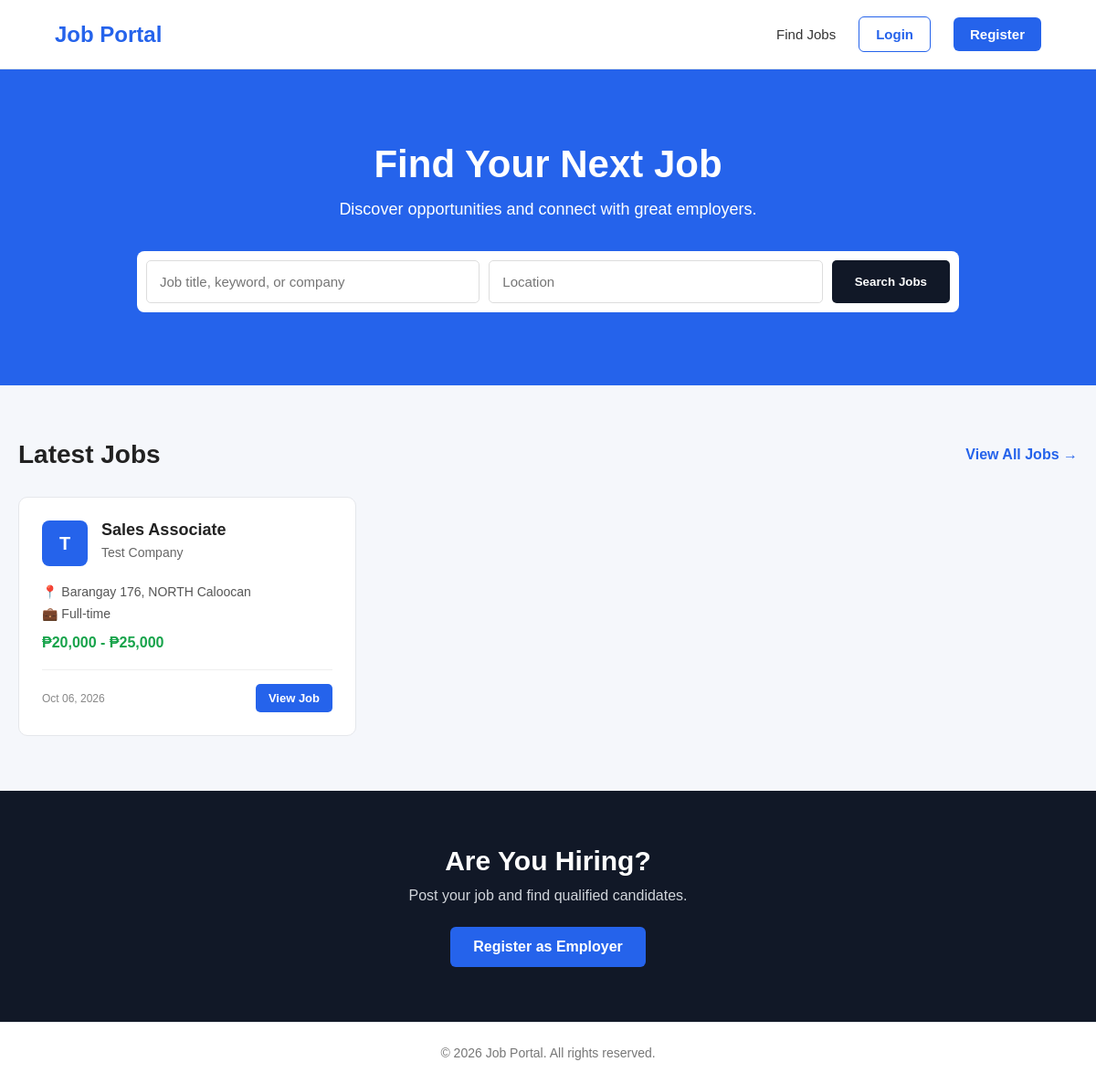
Before: /c_jobs/index.php with the older database file.
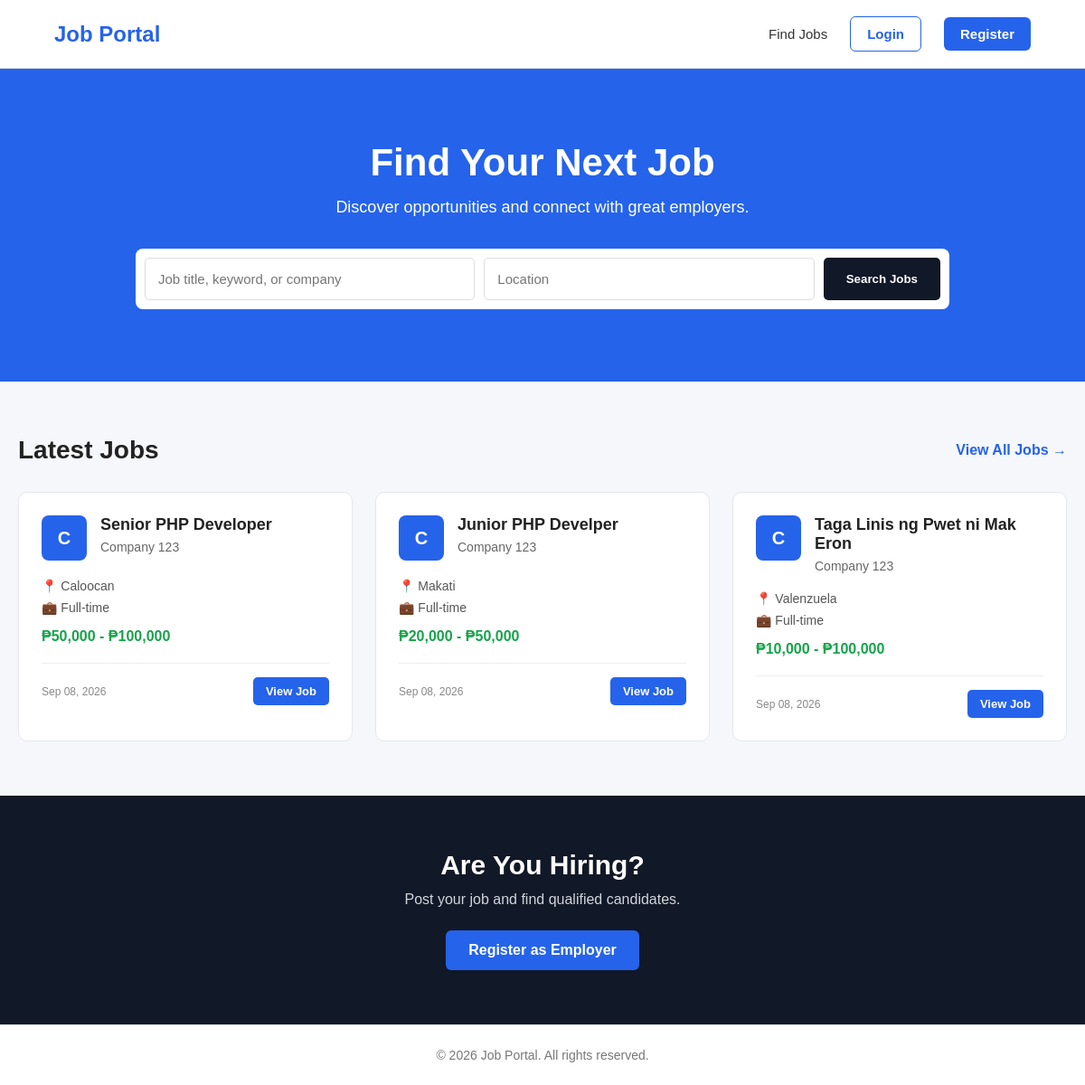
After: the same page with the newer database file.
### tables this page shows
CREATE TABLE `jobs` (
  `id` int(10) UNSIGNED NOT NULL,
  `employer_id` int(10) UNSIGNED NOT NULL,
  `job_title` varchar(255) NOT NULL,
  `description` text NOT NULL,
  `requirements` text DEFAULT NULL,
  `location` varchar(255) DEFAULT NULL,
  `employment_type` enum('Full-time','Part-time','Contract','Internship','Freelance') NOT NULL DEFAULT 'Full-time',
  `salary_min` decimal(12,2) DEFAULT NULL,
  `salary_max` decimal(12,2) DEFAULT NULL,
  `is_remote` tinyint(1) NOT NULL DEFAULT 0,
  `status` enum('pending','approved','rejected','closed') NOT NULL DEFAULT 'pending',
  `application_deadline` date DEFAULT NULL,
  `created_at` timestamp NOT NULL DEFAULT current_timestamp(),
  `updated_at` timestamp NOT NULL DEFAULT current_timestamp() ON UPDATE current_timestamp()
);

CREATE TABLE `employers` (
  `id` int(10) UNSIGNED NOT NULL,
  `user_id` int(10) UNSIGNED NOT NULL,
  `company_name` varchar(255) NOT NULL,
  `company_description` text DEFAULT NULL,
  `company_logo` varchar(255) DEFAULT NULL,
  `contact_person` varchar(150) DEFAULT NULL,
  `contact_number` varchar(50) DEFAULT NULL,
  `address` varchar(255) DEFAULT NULL,
  `created_at` timestamp NOT NULL DEFAULT current_timestamp(),
  `updated_at` timestamp NOT NULL DEFAULT current_timestamp() ON UPDATE current_timestamp()
);

### c_jobs/index.php (the view, shortened to what the changed rows need)
<?php
require_once "config/database.php";
$stmt = $pdo->prepare("
    SELECT
        j.id,
        j.job_title,
        j.description,
        j.location,
        j.employment_type,
        j.salary_min,
        j.salary_max,
        j.is_remote,
        j.created_at,
        e.company_name,
        e.company_logo
    FROM jobs j
    INNER JOIN employers e
        ON j.employer_id = e.id
    WHERE j.status = 'approved'
    ORDER BY j.created_at DESC
    LIMIT 6
");
$stmt->execute();
$jobs = $stmt->fetchAll(PDO::FETCH_ASSOC);
?>
<!DOCTYPE html>
<html lang="en">
<head>
</head>
<body>
<section class="hero">
    <h1>Find Your Next Job</h1>
</section>
<section class="jobs-section">
    <div class="section-header">
        <h2>
            Latest Jobs
        </h2>
    </div>
    <div class="job-grid">
        <?php if (empty($jobs)): ?>
            <div class="no-jobs">
                <h3>
                    No jobs available yet
                </h3>
                <p>
                    New job opportunities will appear here once they are approved.
                </p>
            </div>
        <?php else: ?>
            <?php foreach ($jobs as $job): ?>
                <div class="job-card">
                    <div class="job-card-header">
                        <div class="company-logo">
                            <?php if (!empty($job["company_logo"])): ?>
                                <img
                                    src="uploads/<?php echo htmlspecialchars($job["company_logo"]); ?>"
                                    alt="<?php echo htmlspecialchars($job["company_name"]); ?>"
                                >
                            <?php else: ?>
                                <div class="default-logo">
                                    <?php
                                    echo strtoupper(
                                        substr(
                                            $job["company_name"],
                                            0,
                                            1
                                        )
                                    );
                                    ?>
                                </div>
                            <?php endif; ?>
                        </div>
                        <div class="job-info">
                            <h3>
                                <?php
                                echo htmlspecialchars(
                                    $job["job_title"]
                                );
                                ?>
                            </h3>
                            <p class="company-name">
                                <?php
                                echo htmlspecialchars(
                                    $job["company_name"]
                                );
                                ?>
                            </p>
                        </div>
                    </div>
                    <div class="job-details">
                        <span>
                            📍
                            <?php
                            echo htmlspecialchars(
                                $job["location"]
                                ?: "Location not specified"
                            );
                            ?>
                        </span>
                        <span>
                            💼
                            <?php
                            echo htmlspecialchars(
                                $job["employment_type"]
                            );
                            ?>
                        </span>
                    </div>
                    <?php if (
                        $job["salary_min"] !== null ||
                        $job["salary_max"] !== null
                    ): ?>
                        <div class="job-salary">
                            <?php if ($job["salary_min"] !== null): ?>
                                ₱<?php
                                echo number_format(
                                    $job["salary_min"]
                                );
                                ?>
                            <?php endif; ?>
                            <?php if (
                                $job["salary_min"] !== null &&
                                $job["salary_max"] !== null
                            ): ?>
                                -
                            <?php endif; ?>
                            <?php if ($job["salary_max"] !== null): ?>
                                ₱<?php
                                echo number_format(
                                    $job["salary_max"]
                                );
                                ?>
                            <?php endif; ?>
                        </div>
                    <?php endif; ?>
                    <div class="job-card-footer">
                        <span class="job-date">
                            <?php
                            echo date(
                                "M d, Y",
                                strtotime($job["created_at"])
                            );
                            ?>
                        </span>
                        <a
                            href="jobs/view.php?id=<?php echo $job["id"]; ?>"
                            class="view-job-btn"
                        >
                            View Job
                        </a>
                    </div>
                </div>
            <?php endforeach; ?>
        <?php endif; ?>
    </div>
</section>
<section class="employer-section">
    <h2>
        Are You Hiring?
    </h2>
</section>
</body>
</html>

Changed rows visible on the page:
removed jobs: employer.company_name "T", job_title "Sales Associate", employer.company_name "Test Company", location "Barangay 176, NORTH Caloocan", employment_type "Full-time", salary_min "20,000", salary_max "25,000", created_at "Oct 06, 2026"
added jobs: employer.company_name "C", job_title "Senior PHP Developer", employer.company_name "Company 123", location "Caloocan", employment_type "Full-time", salary_min "50,000", salary_max "100,000", created_at "Sep 08, 2026"
added jobs: employer.company_name "C", job_title "Junior PHP Develper", employer.company_name "Company 123", location "Makati", employment_type "Full-time", salary_min "20,000", salary_max "50,000", created_at "Sep 08, 2026"
added jobs: employer.company_name "C", job_title "Taga Linis ng Pwet ni Mak Eron", employer.company_name "Company 123", location "Valenzuela", employment_type "Full-time", salary_min "10,000", salary_max "100,000", created_at "Sep 08, 2026"
